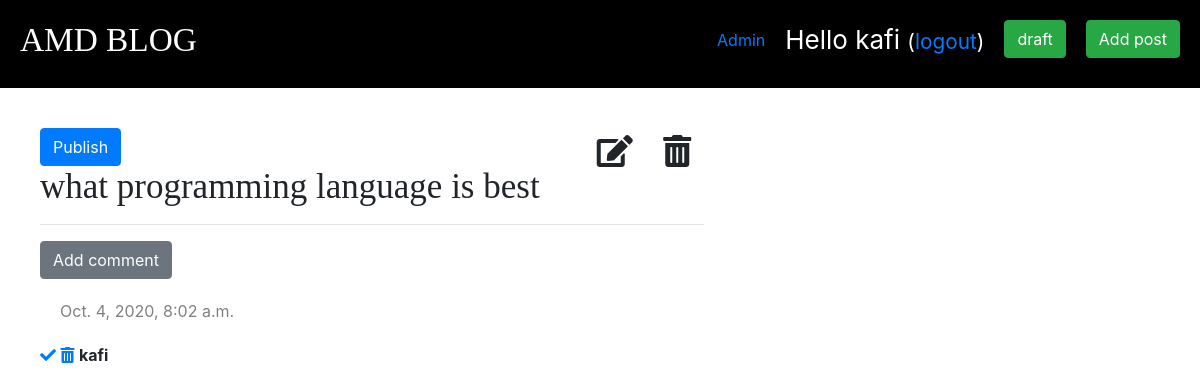
Page /post/31/ (signed in) on the earlier database version.
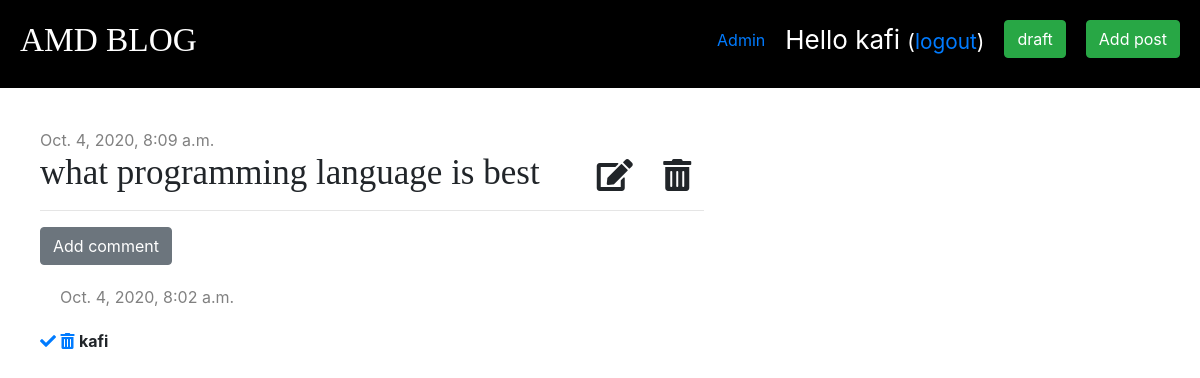
Same page on the later database version.
### blog/models.py (models this page shows, shortened)
class Post(models.Model):
    author = models.ForeignKey('auth.User', on_delete=models.CASCADE)
    title = models.CharField(max_length=200)
    text = models.TextField()
    created_date = models.DateTimeField(default=timezone.now)
    published_date = models.DateTimeField(blank=True, null=True)

### blog/views.py (the view)
# urls.py: path('post/<int:pk>/', views.post_detail, name='post_detail'),
def post_detail(request, pk):
    post = get_object_or_404(Post, pk=pk)
    stuff_for_frontend = {'post': post}
    return render(request, 'blog/post_detail.html', stuff_for_frontend)

### blog/templatetags/markdownify.py (called while the page is built)
@register.filter
def markdown(value):
    renderer = HighlightRenderer()
    markdown = mistune.Markdown(renderer=renderer)
    return markdown(value)

### blog/templates/blog/post_detail.html (shortened to what this page needs)
{% extends "blog/base.html" %}
{% load markdownify %}
{% block content %}
    <div class="post">
        {% if post.published_date %}
            <div class="date">
                {{ post.published_date }}
            </div>
        {% else %}
        <a href="{% url 'post_publish' pk=post.pk %}" class="btn btn-primary">Publish</a>
        {% endif %}
       {% if user.is_authenticated %}
        <div class="edit">
            <a class="btn btn-default" href="{% url 'post_edit' pk=post.pk %}"><i class="fas fa-edit fa-2x"></i></a>
            <a class="btn btn-default" href="{% url 'post_delete' pk=post.pk %}" onclick="return confirm('are you sure you want to delete this post?')"><i class="fas fa-trash-alt fa-2x"></i></a>
        </div>
		{% endif %}
            <h1>{{ post.title }}</h1>
            <hr>
            <a href=" {% url 'add_comment_to_post' pk=post.pk %}" class="btn btn-secondary">Add comment</a>
            {% for comment in post.comments.all %}
                {% if user.is_authenticated or comment.approved %}
                <div class="comment">
                    <div class="date">
                        {{ comment.created_date }}
                    </div>
                </div>
                    {% if not comment.approved and user.is_superuser %}
                        <a href="{% url 'comment_approve' pk=comment.pk %}"><i class="fas fa-check"></i></a>
                        <a href="{% url 'comment_remove' pk=comment.pk %}" ><i class="fas fa-trash-alt"></i></a>
                    {% endif %}
                    <strong>{{ comment.author }}</strong>
                {% endif %}
            {% empty %}
                <p>No comments yet....</p>
            {% endfor %}
    </div>
{% endblock content %}

Differences in the rows shown:
changed Post "what programming language is best": published_date (not shown) → "Oct. 4, 2020, 8:09 a.m."
Other differences:
text no longer shown: "Publish"
